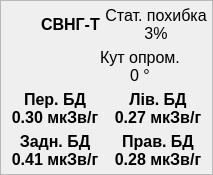
           <widget class="QFrame" name="frameSV">
            <property name="frameShape">
             <enum>QFrame::StyledPanel</enum>
            </property>
            <property name="frameShadow">
             <enum>QFrame::Raised</enum>
            </property>
            <layout class="QVBoxLayout" name="verticalLayout_18">
             <property name="spacing">
              <number>0</number>
             </property>
             <property name="leftMargin">
              <number>0</number>
             </property>
             <property name="topMargin">
              <number>0</number>
             </property>
             <property name="rightMargin">
              <number>0</number>
             </property>
             <property name="bottomMargin">
              <number>0</number>
             </property>
             <item>
              <layout class="QGridLayout" name="gridLayout_2">
               <property name="leftMargin">
                <number>5</number>
               </property>
               <property name="topMargin">
                <number>5</number>
               </property>
               <property name="rightMargin">
                <number>5</number>
               </property>
               <property name="bottomMargin">
                <number>5</number>
               </property>
               <property name="spacing">
                <number>5</number>
               </property>
               <item row="0" column="3">
                <widget class="QLabel" name="labelSVDerStat">
                 <property name="font">
                  <font>
                   <pointsize>12</pointsize>
                   <italic>false</italic>
                   <bold>false</bold>
                   <strikeout>false</strikeout>
                   <kerning>true</kerning>
                  </font>
                 </property>
                 <property name="text">
                  <string>Стат. похибка
3%</string>
                 </property>
                 <property name="alignment">
                  <set>Qt::AlignCenter</set>
                 </property>
                </widget>
               </item>
               <item row="0" column="0">
                <widget class="QLabel" name="label_3">
                 <property name="minimumSize">
                  <size>
                   <width>30</width>
                   <height>30</height>
                  </size>
                 </property>
                 <property name="maximumSize">
                  <size>
                   <width>30</width>
                   <height>30</height>
                  </size>
                 </property>
                 <property name="text">
                  <string/>
                 </property>
                 <property name="pixmap">
                  <pixmap>:/images/rad.png</pixmap>
                 </property>
                 <property name="scaledContents">
                  <bool>true</bool>
                 </property>
                 <property name="alignment">
                  <set>Qt::AlignLeading|Qt::AlignLeft|Qt::AlignTop</set>
                 </property>
                </widget>
               </item>
               <item row="0" column="1" colspan="2">
                <widget class="QLabel" name="labelSVName">
                 <property name="font">
                  <font>
                   <pointsize>12</pointsize>
                   <italic>false</italic>
                   <bold>true</bold>
                   <strikeout>false</strikeout>
                   <kerning>true</kerning>
                  </font>
                 </property>
                 <property name="text">
                  <string>СВНГ-Т</string>
                 </property>
                 <property name="alignment">
                  <set>Qt::AlignLeading|Qt::AlignLeft|Qt::AlignVCenter</set>
                 </property>
                </widget>
               </item>
               <item row="2" column="0" colspan="4">
                <layout class="QGridLayout" name="gridLayout_19">
                 <property name="spacing">
                  <number>5</number>
                 </property>
                 <item row="0" column="0">
                  <widget class="QLabel" name="labelSVFrontDER">
                   <property name="font">
                    <font>
                     <pointsize>12</pointsize>
                     <italic>false</italic>
                     <bold>true</bold>
                     <strikeout>false</strikeout>
                     <kerning>true</kerning>
                    </font>
                   </property>
                   <property name="text">
                    <string>Пер. БД 
0.30 мкЗв/г</string>
                   </property>
                   <property name="alignment">
                    <set>Qt::AlignCenter</set>
                   </property>
                  </widget>
                 </item>
                 <item row="0" column="1">
                  <widget class="QLabel" name="labelSVLeftDER">
                   <property name="font">
                    <font>
                     <pointsize>12</pointsize>
                     <italic>false</italic>
                     <bold>true</bold>
                     <strikeout>false</strikeout>
                     <kerning>true</kerning>
                    </font>
                   </property>
                   <property name="text">
                    <string>Лів. БД
0.27 мкЗв/г</string>
                   </property>
                   <property name="alignment">
                    <set>Qt::AlignCenter</set>
                   </property>
                  </widget>
                 </item>
                 <item row="1" column="0">
                  <widget class="QLabel" name="labelSVBackDER">
                   <property name="font">
                    <font>
                     <pointsize>12</pointsize>
                     <italic>false</italic>
                     <bold>true</bold>
                     <strikeout>false</strikeout>
                     <kerning>true</kerning>
                    </font>
                   </property>
                   <property name="text">
                    <string>Задн. БД
0.41 мкЗв/г</string>
                   </property>
                   <property name="alignment">
                    <set>Qt::AlignCenter</set>
                   </property>
                  </widget>
                 </item>
                 <item row="1" column="1">
                  <widget class="QLabel" name="labelSVRightDER">
                   <property name="font">
                    <font>
                     <pointsize>12</pointsize>
                     <italic>false</italic>
                     <bold>true</bold>
                     <strikeout>false</strikeout>
                     <kerning>true</kerning>
                    </font>
                   </property>
                   <property name="text">
                    <string>Прав. БД
0.28 мкЗв/г</string>
                   </property>
                   <property name="alignment">
                    <set>Qt::AlignCenter</set>
                   </property>
                  </widget>
                 </item>
                </layout>
               </item>
               <item row="1" column="2" colspan="2">
                <widget class="QLabel" name="labelCarEmitDirectionValue">
                 <property name="font">
                  <font>
                   <pointsize>12</pointsize>
                   <italic>false</italic>
                   <bold>false</bold>
                  </font>
                 </property>
                 <property name="text">
                  <string>Кут опром.
0 °</string>
                 </property>
                 <property name="textFormat">
                  <enum>Qt::AutoText</enum>
                 </property>
                 <property name="alignment">
                  <set>Qt::AlignCenter</set>
                 </property>
                </widget>
               </item>
               <item row="1" column="1">
                <widget class="QLabel" name="labelCarEmitDirection">
                 <property name="sizePolicy">
                  <sizepolicy hsizetype="Preferred" vsizetype="Preferred">
                   <horstretch>0</horstretch>
                   <verstretch>0</verstretch>
                  </sizepolicy>
                 </property>
                 <property name="maximumSize">
                  <size>
                   <width>128</width>
                   <height>128</height>
                  </size>
                 </property>
                 <property name="autoFillBackground">
                  <bool>false</bool>
                 </property>
                 <property name="text">
                  <string/>
                 </property>
                 <property name="textFormat">
                  <enum>Qt::AutoText</enum>
                 </property>
                 <property name="pixmap">
                  <pixmap>:/images/car.png</pixmap>
                 </property>
                 <property name="scaledContents">
                  <bool>true</bool>
                 </property>
                 <property name="alignment">
                  <set>Qt::AlignCenter</set>
                 </property>
                 <property name="wordWrap">
                  <bool>false</bool>
                 </property>
                 <property name="indent">
                  <number>-1</number>
                 </property>
                 <property name="textInteractionFlags">
                  <set>Qt::LinksAccessibleByMouse</set>
                 </property>
                </widget>
               </item>
              </layout>
             </item>
            </layout>
           </widget>
